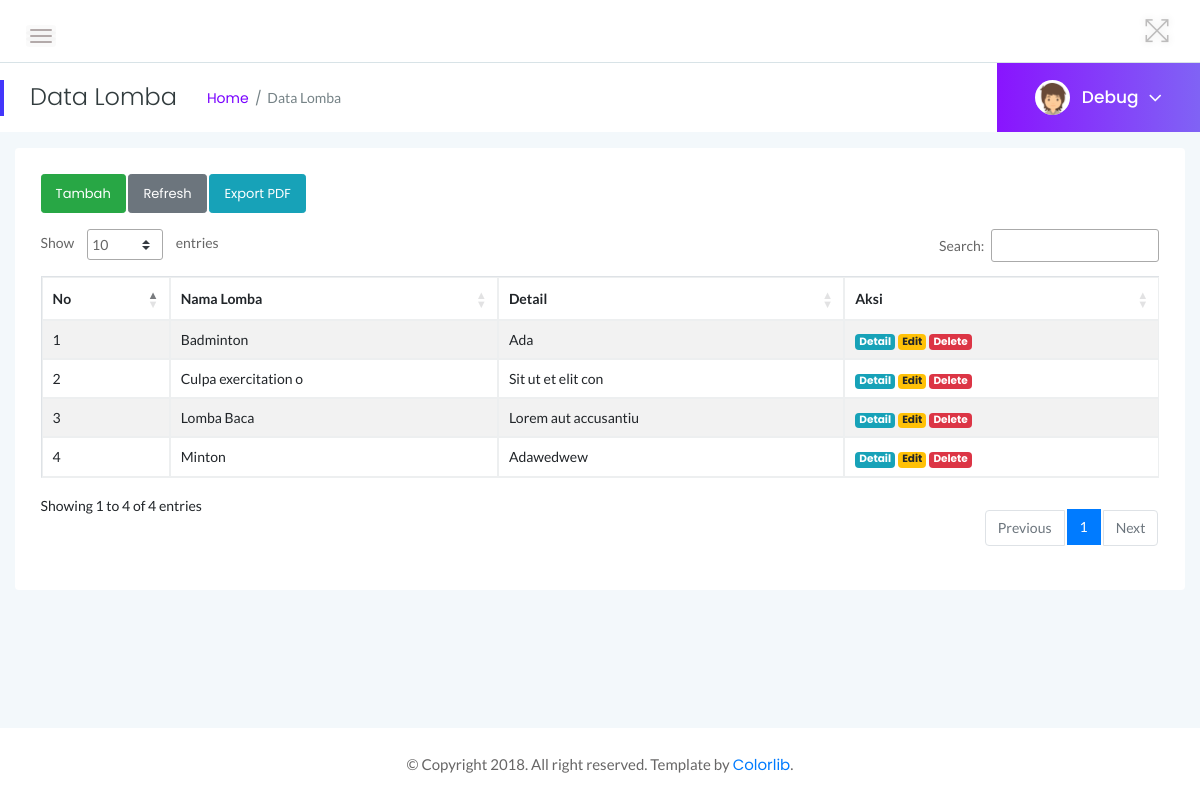
The page /index.php?page=view_lomba on the database its author committed.
### tables this page shows
CREATE TABLE `ms_lomba` (
  `id_lomba` int NOT NULL,
  `nama_lomba` varchar(100) NOT NULL,
  `tgl_lomba` text NOT NULL,
  `hadiah` text NOT NULL,
  `detail` text NOT NULL,
  `aturan` text NOT NULL,
  `gambar` varchar(100) NOT NULL DEFAULT 'image.jpg'
);

### pages/lomba/view.php (the view)
<div class="page-title-area">
    <div class="row align-items-center">
        <div class="col-sm-6">
            <div class="breadcrumbs-area clearfix">
                <h4 class="page-title pull-left">Data Lomba</h4>
                <ul class="breadcrumbs pull-left">
                    <li><a href="?page=dashboard">Home</a></li>
                    <li><span>Data Lomba</span></li>
                </ul>
            </div>
        </div>
        <?php include('components/profile.php'); ?>
    </div>
</div>
<div class="main-content-inner">
    <?php
    $record = $koneksi->query("SELECT * FROM ms_lomba"); ?>
    <div class="row mt-3">
        <div class="col-md-12">
            <div class="card">
                <div class="card-body">
                    <div class="mb-3">
                        <a name="" id="" class="btn btn-sm btn-success" href="?page=tambah_lomba" role="button">Tambah</a>
                        <a name="" id="" class="btn btn-sm btn-secondary" href="?page=view_lomba" role="button">Refresh</a>
                        <a name="" id="" class="btn btn-sm btn-info" href="pages/lomba/export.php" target="_blank" role="button">Export PDF</a>
                    </div>
                    <div class="table">
                        <table class="table table-hover table-bordered table-striped" id="datatable">
                            <thead>
                                <tr>
                                    <th>No</th>
                                    <th>Nama Lomba</th>
                                    <th>Detail</th>
                                    <th>Aksi</th>
                                </tr>
                            </thead>
                            <tbody>
                                <?php foreach ($record as $i => $r) { ?>
                                    <tr>
                                        <td><?= $i += 1; ?></td>
                                        <td><?= $r['nama_lomba']; ?></td>
                                        <td><?= strlen($r['detail']) <= 20 ? $r['detail'] : substr($r['detail'], 0, 20) . "..." ?></td>
                                        <td>
                                            <a href="?page=detail_lomba&id=<?= $r['id_lomba']; ?>" class="badge badge-info">Detail</a>
                                            <a href="?page=edit_lomba&id=<?= $r['id_lomba']; ?>" class="badge badge-warning">Edit</a>
                                            <a href="proses/lomba/delete.php?id=<?= $r['id_lomba']; ?>" class="badge badge-danger" onclick="return confirm('Yakin ingin hapus data ini?')">Delete</a>
                                        </td>
                                    </tr>
                                <?php } ?>
                            </tbody>
                        </table>
                    </div>
                </div>
            </div>
        </div>
    </div>
</div>

### assets/css/styles.css (style rules this page uses)
.card { border: none; border-radius: 4px; background-color: #fff; -webkit-transition: all 0.3s ease 0s; transition: all 0.3s ease 0s; }
.card-body { padding: 25.6px; padding: 1.6rem; }
.main-content-inner { padding: 0 30px 50px; }
.page-title-area { padding: 0 30px; background: #fff; position: relative; }
.page-title-area:before { content: ''; position: absolute; left: 0; top: 50%; width: 4px; height: 36px; background: var(--primary-color); -webkit-transform: translateY(-50%); transform: translateY(-50%); }
.page-title { font-size: 24px; font-weight: 300; color: #313b3d; letter-spacing: 0; margin-right: 30px; }
ul.breadcrumbs { margin-top: 4px; }
.breadcrumbs li { display: inline-block; }
.breadcrumbs li a, .breadcrumbs li span { display: block; font-size: 14px; font-weight: 400; color: #7801ff; letter-spacing: 0; margin-right: 16px; position: relative; }
.breadcrumbs li a:before { content: '/'; color: #768387; position: absolute; right: -13px; top: 0; }
.breadcrumbs li span { margin-right: 0; color: #768387; text-transform: capitalize; }
.btn { padding: 11px 17px; font-size: 13px; letter-spacing: 0; }
.btn-sm { padding: 9px 14px; }
table tr th { border-bottom: none; }
table tr th, table tr td { border-top: 1px solid rgba(120, 130, 140, 0.13) !important; }
.table-bordered td, .table-bordered th { border: 1px solid rgba(120, 130, 140, 0.13) !important; }
table.dataTable.no-footer { border-bottom: 1px solid rgba(120, 130, 140, 0.13) !important; }
table.dataTable thead th, table.dataTable thead td { border-bottom-color: transparent; }

### rows shown on the page
ms_lomba: i "1", nama_lomba "Badminton", detail "Ada"
ms_lomba: i "2", nama_lomba "Culpa exercitation o", detail "Sit ut et elit con"
ms_lomba: i "3", nama_lomba "Lomba Baca", detail "Lorem aut accusantiu"
ms_lomba: i "4", nama_lomba "Minton", detail "Adawedwew"

### other values the page prints
$_SESSION['username'] "Debug"
